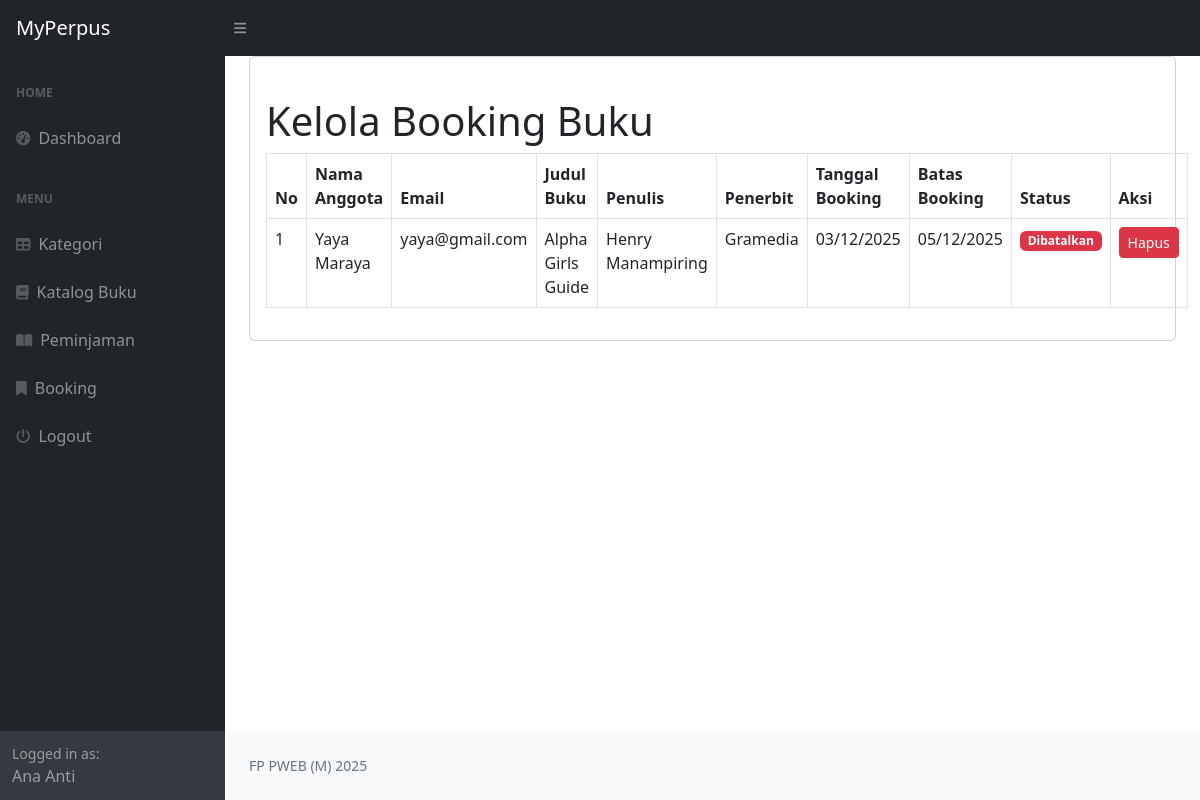
/index.php?page=booking (signed in), run on the app's committed database.
### tables this page shows
CREATE TABLE `booking_buku` (
  `id_booking` int(11) NOT NULL,
  `id_pengguna` int(11) DEFAULT NULL,
  `id_buku` int(11) DEFAULT NULL,
  `tanggal_booking` datetime DEFAULT NULL,
  `batas_booking` datetime DEFAULT NULL,
  `status_booking` enum('masa booking','dibatalkan','buku dipinjam','lewat masa booking') DEFAULT NULL,
  `status_tampil` tinyint(1) DEFAULT 1
);

CREATE TABLE `pengguna` (
  `id_pengguna` int(11) NOT NULL,
  `nama` varchar(255) DEFAULT NULL,
  `password` varchar(255) DEFAULT NULL,
  `email` varchar(255) DEFAULT NULL,
  `no_telp` varchar(20) DEFAULT NULL,
  `alamat` text DEFAULT NULL,
  `status_pengguna` enum('admin','anggota') DEFAULT NULL
);

CREATE TABLE `buku` (
  `id_buku` int(11) NOT NULL,
  `id_kategori` int(11) DEFAULT NULL,
  `judul` varchar(255) DEFAULT NULL,
  `penulis` varchar(255) DEFAULT NULL,
  `penerbit` varchar(255) DEFAULT NULL,
  `tahun_terbit` int(11) DEFAULT NULL,
  `deskripsi` text DEFAULT NULL,
  `status_buku` enum('dipinjam','dibooking','tersedia') DEFAULT 'tersedia',
  `cover` varchar(255) DEFAULT NULL
);

### booking.php (the view, shortened to what this page needs)
<?php
$query_auto_cancel = "UPDATE booking_buku
                      SET status_booking = 'dibatalkan'
                      WHERE status_booking = 'masa booking'
                      AND batas_booking < CURDATE()";
mysqli_query($koneksi, $query_auto_cancel);
$query_update_buku_cancel = "UPDATE buku b
                              SET b.status_buku = 'tersedia'
                              WHERE b.status_buku = 'dibooking'
                              AND NOT EXISTS (
                                  SELECT 1 FROM booking_buku bb
                                  WHERE bb.id_buku = b.id_buku
                                  AND bb.status_booking = 'masa booking'
                              )
                              AND NOT EXISTS (
                                  SELECT 1 FROM transaksi_peminjaman tp
                                  WHERE tp.id_buku = b.id_buku
                                  AND tp.status_peminjaman = 'dipinjam'
                              )";
mysqli_query($koneksi, $query_update_buku_cancel);
$is_admin = isset($_SESSION['pengguna']['status_pengguna']) && $_SESSION['pengguna']['status_pengguna'] == 'admin';
if ($is_admin) {
    $query = "SELECT bb.id_booking, bb.id_pengguna, bb.id_buku,
                     bb.tanggal_booking, bb.batas_booking, bb.status_booking,
                     b.judul, b.penulis, b.penerbit,
                     p.nama, p.email
              FROM booking_buku bb
              LEFT JOIN buku b ON bb.id_buku = b.id_buku
              LEFT JOIN pengguna p ON bb.id_pengguna = p.id_pengguna
              ORDER BY bb.tanggal_booking DESC";
}
$result = mysqli_query($koneksi, $query);
?>
<div class="card">
    <div class="card-body">
        <h1 class="mt-4">
            <?php echo $is_admin ? 'Kelola Booking Buku' : 'Daftar Booking Saya'; ?>
        </h1>
        <?php if (isset($error_message)): ?>
        <div class="alert alert-danger">
            <strong>Error Query:</strong> <?php echo htmlspecialchars($error_message); ?>
        </div>
        <?php else: ?>
        <div class="row">
            <div class="col-md-12">
                <table class="table table-bordered" id="dataTable" width="100%" cellspacing="0">
                    <thead>
                        <tr>
                            <th>No</th>
                            <?php if ($is_admin): ?>
                            <th>Nama Anggota</th>
                            <th>Email</th>
                            <?php endif; ?>
                            <th>Judul Buku</th>
                            <th>Penulis</th>
                            <th>Penerbit</th>
                            <th>Tanggal Booking</th>
                            <th>Batas Booking</th>
                            <th>Status</th>
                            <th>Aksi</th>
                        </tr>
                    </thead>
                    <tbody>
                        <?php
                        if ($result && mysqli_num_rows($result) > 0):
                            $no = 1;
                            while ($row = mysqli_fetch_assoc($result)):
                        ?>
                        <tr>
                            <td><?php echo $no++; ?></td>
                            <?php if ($is_admin): ?>
                            <td><?php echo htmlspecialchars($row['nama'] ?? 'N/A'); ?></td>
                            <td><?php echo htmlspecialchars($row['email'] ?? 'N/A'); ?></td>
                            <?php endif; ?>
                            <td><?php echo htmlspecialchars($row['judul'] ?? 'N/A'); ?></td>
                            <td><?php echo htmlspecialchars($row['penulis'] ?? 'N/A'); ?></td>
                            <td><?php echo htmlspecialchars($row['penerbit'] ?? 'N/A'); ?></td>
                            <td><?php echo date('d/m/Y', strtotime($row['tanggal_booking'])); ?></td>
                            <td>
                                <?php echo date('d/m/Y', strtotime($row['batas_booking'])); ?>
                            </td>
                            <td>
                                <?php
                                $status = $row['status_booking'] ?? '';
                                if (empty($status)) {
                                    echo '<span class="badge bg-secondary">Tidak ada status</span>';
                                } else {
                                    $badge_class = '';
                                    $text_class = 'text-white';
                                    switch($status) {
                                        case 'dibatalkan':
                                            $badge_class = 'bg-danger';
                                            break;
                                    }
                                    ?>
                                    <span class="badge <?php echo $badge_class; ?> <?php echo $text_class; ?>">
                                        <?php echo ucwords(str_replace('_', ' ', $status)); ?>
                                    </span>
                                    <?php
                                }
                                ?>
                            </td>
                            <td>
                                <?php if ($is_admin): ?>
                                    <a href="?page=booking&delete_booking=<?php echo $row['id_booking']; ?>"
                                       class="btn btn-danger btn-sm"
                                       onclick="return confirm('Yakin ingin menghapus data ini?')">Hapus</a>
                                <?php endif; ?>
                            </td>
                        </tr>
                        <?php
                            endwhile;
                        endif; ?>
                    </tbody>
                </table>
            </div>
        </div>
        <?php endif; ?>
    </div>
</div>

### data on the page
booking_buku: id_pengguna.nama "Yaya Maraya", id_pengguna.email "yaya@gmail.com", id_buku.judul "Alpha Girls Guide", id_buku.penulis "Henry Manampiring", id_buku.penerbit "Gramedia", tanggal_booking "03/12/2025", batas_booking "05/12/2025", status_booking "Dibatalkan"

### other printed values
$_SESSION['pengguna']['nama'] "Ana Anti"
